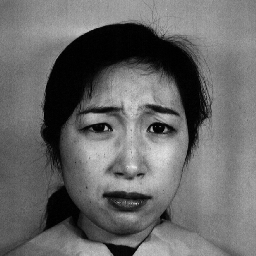
#> input picture data/KA/KA.DI1.42.tiff, 256 x 256 px; its folder holds only this picture in this run
$ python dataHelper.py
#> lines starting #> are read from the running program, lines starting #| are printed output that depends on the picture
#!usr/bin/env python
#encoding:utf-8
from __future__ import division


'''
功能： 图像的数据预处理、标准化部分
'''


import os
import cv2
import time


def readAllImg(path,*suffix):
    '''
    基于后缀读取文件
    '''
#> called with path = 'data/KA/'
    try:
        s=os.listdir(path)
        resultArray = []
        fileName = os.path.basename(path)
        resultArray.append(fileName)
        for i in s:
            if endwith(i, suffix):
                document = os.path.join(path, i)
                img = cv2.imread(document)
#> img is the input picture: shape (256, 256, 3); min 0, max 238, mean 104.6
                resultArray.append(img)
    except IOError:
        print("Error")

    else:
        print("读取成功")
        return resultArray


def endwith(s,*endstring):
    '''
    对字符串的后续和标签进行匹配
    '''
    resultArray = map(s.endswith,endstring)
    if True in resultArray:
        return True
    else:
        return False


def readPicSaveFace(sourcePath,objectPath,*suffix):
    '''
    图片标准化与存储
    '''
    if not os.path.exists(objectPath):
        os.makedirs(objectPath)
    try:
        resultArray=readAllImg(sourcePath,*suffix)
#> resultArray = 2 items
        count=1
        face_cascade=cv2.CascadeClassifier('config/haarcascade_frontalface_alt.xml')
        for i in resultArray:
            if type(i)!=str:
              gray=cv2.cvtColor(i, cv2.COLOR_BGR2GRAY)
              faces=face_cascade.detectMultiScale(gray, 1.3, 5)
              for (x,y,w,h) in faces:
                listStr=[str(int(time.time())),str(count)]
                fileName=''.join(listStr)
                f=cv2.resize(gray[y:(y+h),x:(x+w)],(200, 200))
                cv2.imwrite(objectPath+os.sep+'%s.jpg' % fileName, f)
                count+=1
#> this loop made 2 passes
#> faces on pass 2: [[48, 59, 163, 163]]
#> i on pass 1: ''
#> pass 2, in readPicSaveFace, `cv2.imwrite(objectPath+os.sep+'%s.jpg' % fileName, f)`:
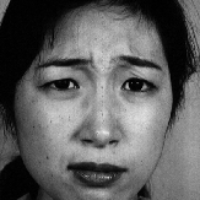
#> saved as 17952159361.jpg: shape (200, 200); min 0, max 227, mean 95.1
#> after the loop, count = 2
#| Read  1 Faces to Destination dataset/KA/
#> after the loop, count = 1
#> after the loop, count = 1
#> after the loop, count = 1
#> after the loop, count = 1
#> after the loop, count = 1
#> after the loop, count = 1
#> after the loop, count = 1
#> after the loop, count = 1
#> after the loop, count = 1
    except Exception as e:
        print("Exception: ",e)
    else:
        print('Read  '+str(count-1)+' Faces to Destination '+objectPath)

if __name__ == '__main__':
    print('dataProcessing!!!')
    readPicSaveFace('data/KA/','dataset/KA/','.jpg','.JPG','png','PNG','tiff')
    readPicSaveFace('data/KL/','dataset/KL/','.jpg','.JPG','png','PNG','tiff')
    readPicSaveFace('data/KM/','dataset/KM/','.jpg','.JPG','png','PNG','tiff')
    readPicSaveFace('data/KR/','dataset/KR/','.jpg','.JPG','png','PNG','tiff')
    readPicSaveFace('data/MK/','dataset/MK/','.jpg','.JPG','png','PNG','tiff')
    readPicSaveFace('data/NA/','dataset/NA/','.jpg','.JPG','png','PNG','tiff')
    readPicSaveFace('data/NM/','dataset/NM/','.jpg','.JPG','png','PNG','tiff')
    readPicSaveFace('data/TM/','dataset/TM/','.jpg','.JPG','png','PNG','tiff')
    readPicSaveFace('data/UY/','dataset/UY/','.jpg','.JPG','png','PNG','tiff')
    readPicSaveFace('data/YM/','dataset/YM/','.jpg','.JPG','png','PNG','tiff')

$ run again, on data/KA/KA.FE4.48.tiff
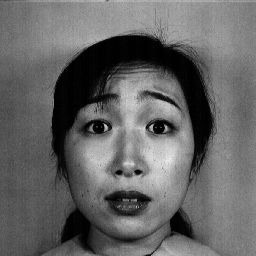
#> input picture data/KA/KA.FE4.48.tiff, 256 x 256 px
#> in readAllImg, img is the input picture: shape (256, 256, 3); min 0, max 235, mean 100.9
#> resultArray = 2 items
#> the loop in readPicSaveFace, `for i in resultArray:` made 2 passes
#> faces on pass 2: [[50, 64, 159, 159]]
#> pass 2, in readPicSaveFace, `cv2.imwrite(objectPath+os.sep+'%s.jpg' % fileName, f)`:
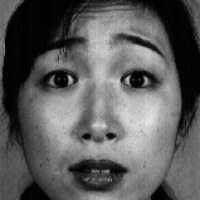
#> saved as 17952159371.jpg: shape (200, 200); min 0, max 234, mean 91.9
#> after the loop in readPicSaveFace, `for i in resultArray:`: count = 2
#| Read  1 Faces to Destination dataset/KA/
#> after the loop in readPicSaveFace, `for i in resultArray:`: count = 1

$ run again, on data/KA/KA.DI3.44.tiff
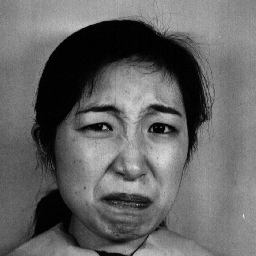
#> input picture data/KA/KA.DI3.44.tiff, 256 x 256 px
#> in readAllImg, img is the input picture: shape (256, 256, 3); min 0, max 237, mean 101.2
#> resultArray = 2 items
#> the loop in readPicSaveFace, `for i in resultArray:` made 2 passes
#> faces on pass 2: [[49, 61, 161, 161]]
#> pass 2, in readPicSaveFace, `cv2.imwrite(objectPath+os.sep+'%s.jpg' % fileName, f)`:
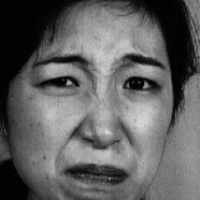
#> saved as 17952159371.jpg: shape (200, 200); min 0, max 219, mean 97
#> after the loop in readPicSaveFace, `for i in resultArray:`: count = 2
#| Read  1 Faces to Destination dataset/KA/
#> after the loop in readPicSaveFace, `for i in resultArray:`: count = 1
